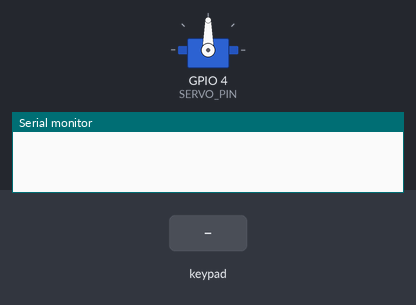
This sketch was run on a simulated ESP32. On the bench: servo, the last lines printed to the serial monitor. The inputs (shaded band) are chosen by the test bench.

Above: at 1.2 s.
1.3 s: keypad keys 1 2 1 3 1 4 1 5 pressed 0.4 s apart
At 3.8 s:
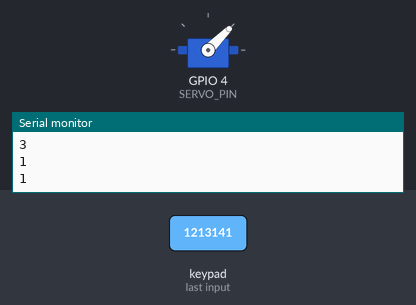
6.0 s: key 'A' pressed
At 6.4 s:
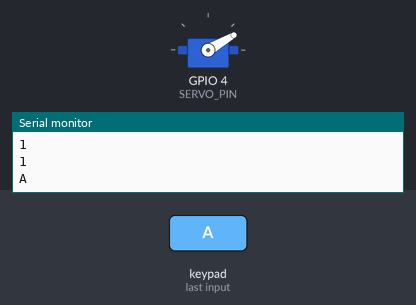
7.5 s: key 'B' pressed
At 8.6 s:
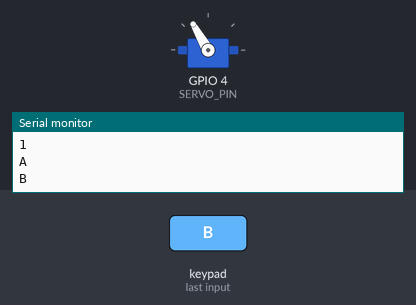
9.0 s: keypad keys 2 1 1 9 1 8 5 # pressed 0.4 s apart
At 13.2 s:
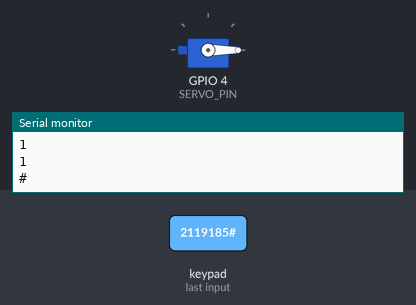
13.7 s: key 'C' pressed
At 14.4 s:
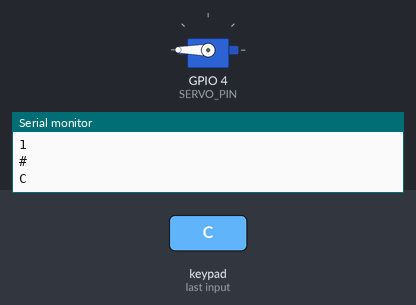
15.2 s: key '1' pressed
At 15.8 s:
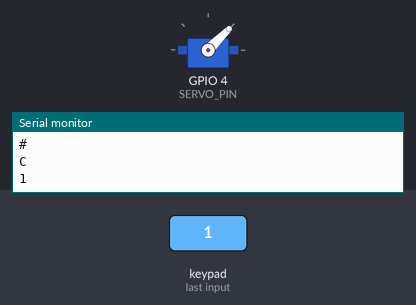
Timing chart, 0 to 17.7 s (numbered marks = the images above; inputs shaded):
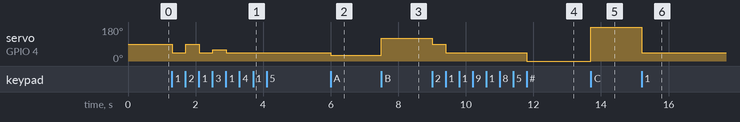

The sketch:

Keypad_Project.ino
```cpp
#include <ESP32Servo.h>
#include <Keypad.h>

// Keypad pins
const byte ROWS = 4;
const byte COLS = 4;
char keys[ROWS][COLS] = {
  {'1','2','3','A'},
  {'4','5','6','B'},
  {'7','8','9','C'},
  {'*','0','#','D'}
};
byte rowPins[ROWS] = {21,19,18,5};
byte colPins[COLS] = {12,13,14,15};
Keypad keypad = Keypad( makeKeymap(keys), rowPins, colPins, ROWS, COLS );

// Servo pin
#define SERVO_PIN 4

Servo servo;

// Angle variables
int angle = 0;

void setup() {
  Serial.begin(115200);


  // Attach servo
  servo.attach(SERVO_PIN);
}

void loop() {
  // Get key press
  char key = keypad.getKey();

  if (key =='1')
  {
    Serial.println(key);
    angle = 45;
      servo.write(angle);
    delay(10);
  }

  else if (key == '2'){
        Serial.println(key);

    angle = 90;
      servo.write(angle);

    delay(10);
  } else if (key == '3'){
        Serial.println(key);

     angle = 60;
       servo.write(angle);

     delay(10);
  } else if (key == 'A'){
        Serial.println(key);

    angle = 30;
      servo.write(angle);

    delay(10);
  } else if (key == 'B'){
        Serial.println(key);

    angle = 120;
      servo.write(angle);

    delay(10);
  } else if (key == 'C'){
        Serial.println(key);

    angle = 180;
      servo.write(angle);

    delay(10);
  } else if (key == '#'){ //Reset the angle
        Serial.println(key);

    angle = 0;
      servo.write(angle);

    delay(10); // Reset
  }
  else if (key == 'D'){
    Serial.print("Enter custom angle: ");
      while (!Serial.available()); // Wait for user input
      angle = Serial.parseInt(); // Read the custom angle from serial monitor
       Serial.println(key);
       if (angle >= 0 && angle <= 180) { // If the angle is valid
      Serial.print("Angle entered: ");
      Serial.println(angle); // Print the angle to serial monitor
      servo.write(angle); // Set the servo to the specified angle
       }
  }

  else if(key == '*')
  {
        Serial.println(key);
    // Stop
    angle = angle;
    servo.write(angle);
  }
  }
```

Measured:
- after the input at 1.3 s, servo on GPIO 4 (SERVO_PIN): 90° → 45° at once, → 90° 0.40 s later, → 45° 0.39 s later, → 60° 0.40 s later, … (5 changes in this stretch)
- after the input at 6.0 s, servo on GPIO 4 (SERVO_PIN): 45° → 30° at once
- after the input at 7.5 s, servo on GPIO 4 (SERVO_PIN): 30° → 120° at once
- after the input at 9.0 s, servo on GPIO 4 (SERVO_PIN): 120° → 90° at once, → 45° 0.39 s later, → 0° 2.4 s later
- after the input at 13.7 s, servo on GPIO 4 (SERVO_PIN): 0° → 180° at once
- after the input at 15.2 s, servo on GPIO 4 (SERVO_PIN): 180° → 45° at once
